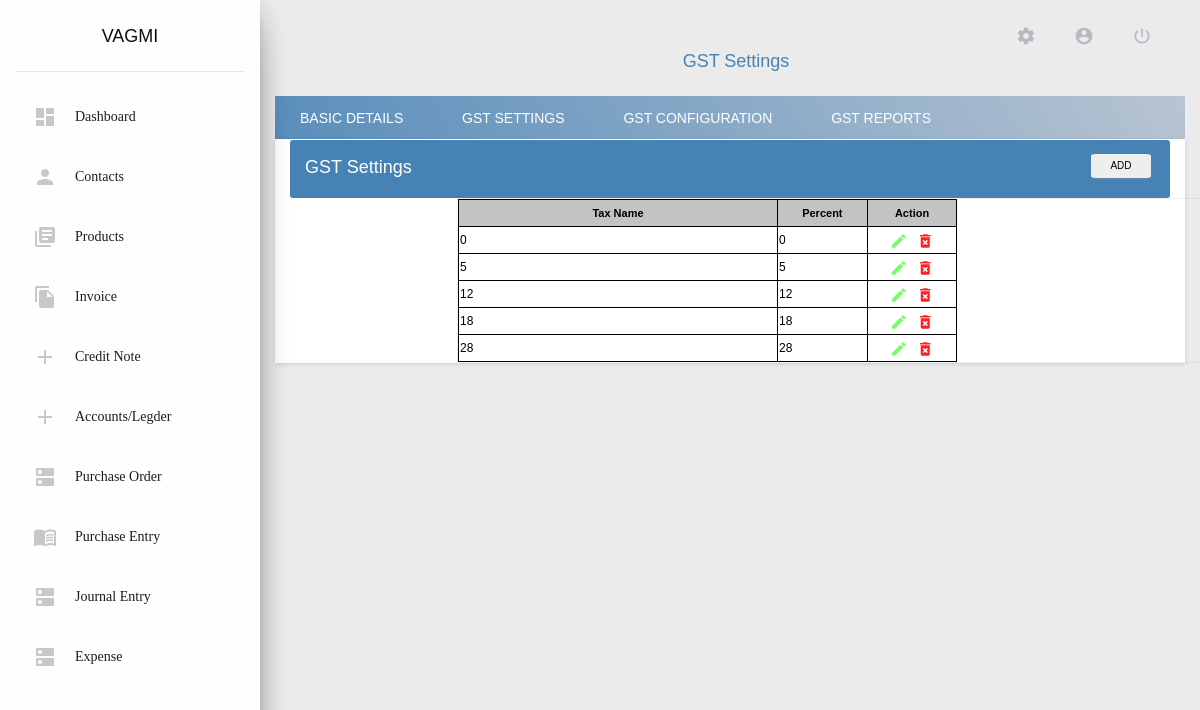
The app's page /profile/gst_settings/ (signed in) with its own data.
### app/models/users_model.py (models this page shows)
class OrganisationGSTSettings(models.Model):
    user = models.ForeignKey(
        User,
        db_index = True,
        on_delete = models.CASCADE,
        null = True,
        blank = True,
    )
    taxname = models.CharField(
        blank = True,
        null = True,
        max_length = 100,
    )
    taxname_percent = models.CharField(
        blank = True,
        null = True,
        default = 0,
        max_length=8,
    )

### app/views/profile.py (the view, shortened to what this page needs)
# urls.py: path('profile/gst_settings/', never_cache(login_required(profile.GSTSettingsView.as_view())), name = 'gst_settings'),
class GSTSettingsView(View):
    template_name = 'app/app_files/profile_manager/index.html'
    data = defaultdict()
    data["view"] = ""
    data["contacts"] = {}
    data["active_link"] = 'Profile'
    data["breadcrumb_title"] = 'GST Settings'
    data["css_files"] = []
    data["js_files"] = ['custom_files/js/profile.js']
    data["included_template"] = 'app/app_files/profile_manager/gst_settings.html'
    def get(self, request):
        self.data["org_add_form"] = tax_form.OrganisationGSTSettingsForm()
        self.data["org_add_composite_form"] = tax_form.OrganisationCompositeGSTSettingsForm()
        organisation = users_model.Organisations.objects.get(user = request.user)
        composite = users_model.User_Tax_Details.objects.filter(is_organisation = True,organisation = organisation,gst_reg_type = 8).exists()
        self.data['composite'] = composite
        org = users_model.OrganisationGSTSettings.objects.filter(user=request.user)
        org_composite = users_model.OrganisationCompositeGSTSettings.objects.filter(user=request.user)
        self.data["edit_form"] = []
        self.data["edit_composite_form"] = []
        for i in range(org.count()):
            self.data["edit_form"].append(tax_form.OrganisationGSTSettingsForm(instance = org[i], prefix="form_{}".format(org[i].id)))
        for i in range(org_composite.count()):
            self.data["edit_composite_form"].append(tax_form.OrganisationCompositeGSTSettingsForm(instance = org_composite[i], prefix="form_{}".format(org_composite[i].id)))
        self.data["org_gst_details"] = org
        self.data["org_composite_gst_details"] = org_composite
        return render(request, self.template_name, self.data)

### app/templatetags/common_filters.py (called while the page is built)
@register.simple_tag
def load_css_files(scripts = list()):
    html = []
    for script in scripts:
        html.append('<link rel="stylesheet" href="'+settings.STATIC_URL+script+'"/>')
    return safestring.mark_safe(''.join(html))

@register.simple_tag
def load_javascript_files(scripts = list()):
    html = []
    for script in scripts:
        html.append('<script src="'+settings.STATIC_URL+script+'"></script>')
    return safestring.mark_safe(''.join(html))

### app/templates/app/app_files/profile_manager/index.html (shortened to what this page needs)
{% extends 'app/base/base.html' %}
{% load static %}
{% load common_filters %}
{% load pagination %}
{% block content %}
<div class="tab-content" style="padding:0px; background: linear-gradient(60deg,#598ebb,#b8c4d2);">
    <ul style="list-style:none; margin:0px; color:#FFFFFF; padding:0px;" class="nav nav-tabs" role="tablist">
        <li class="nav-item" style="float:left;padding:0px 10px;" >
            <a  class="nav-link " href="{% url 'profile' %}" style="color:#FFFFFF; text-decoration:none; font-size: 14px;" title="" role="tab" aria-selected="true">Basic Details
            </a>
        </li>
         <li class="nav-item" style="float:left;padding:0px 10px;" class="nav nav-tabs" role="tablist">
            <a  class="nav-link " href="{% url 'gst_settings' %}" style="color:#FFFFFF; text-decoration:none; font-size: 14px;" title="">GST Settings
            </a>
        </li>
        <li class="nav-item" style="float:left;padding:0px 10px;" class="nav nav-tabs" role="tablist">
            <a class="nav-link " href="{% url 'gst_configuration' %}" style="color:#FFFFFF; text-decoration:none; font-size: 14px;" title=""> GST Configuration
            </a>
        </li>
        <li class="nav-item" style="float:left;padding:0px 10px;" class="nav nav-tabs" role="tablist">
            <a class="nav-link " href="{% url 'gst_ledger_reports' %}" style="color:#FFFFFF; text-decoration:none; font-size: 14px;" title=""> GST Reports
            </a>
        </li>
    </ul>
</div>
<div class="container">
    {% include included_template %}
</div>
{% endblock %}

### app/templates/app/app_files/profile_manager/gst_settings.html (shortened to what this page needs)
 <div class="row">
    <div class="col-lg-12" style="padding:0px">
        <div class="card">
            <div class="card-header card-header-primary" style="margin-top:1px;">
                <h4 class="card-title">
                    GST Settings
                    <span data-toggle="modal" data-target="#add_gst_settings_modal" title="Add New" class="pull-right" style="margin-right:65px; cursor:pointer">
                        <button class="btn  mr-2" style="font-size:10px; color: #000000; background: #EEEEEE; line-height: 22px; padding: 1px 3px; border-radius: 8%; margin-top: -1px; position: absolute; float:right;width:60px;">Add</button>
                    </span>
                </h4>
            </div>
            <div class="card-body">
                <table class="table-responsive table-bordered" style="margin-left: 20%;">
                    <tbody style="width:55%; display:inline-table;">
                        <tr style="width:100%; background-color: #c3c3c3; color:#000000; font-size:11px; font-weight:bold;">
                            <td class="text-center" style="width: 32%;border: 1px solid black;color: black;">Tax Name</td>
                            <td class="text-center" style="width: 9%;border: 1px solid black;color: black;">Percent</td>
							<td class="text-center" style="width: 9%;border: 1px solid black;color: black;">Action</td>
						</tr>
						{% for org in org_gst_details %}
							<tr id="table-{{forloop.counter}}" style="font-size:12px">
								<td style="vertical-align: bottom;border: 1px solid black;color: black;">
									{{ org.taxname|default_if_none:""|truncatechars:25 }}
								</td>
								<td style="vertical-align: bottom;border: 1px solid black;color: black;">
									{{ org.taxname_percent|default_if_none:"" }}
								</td>
								<td class="text-center" style="vertical-align: bottom;border: 1px solid black;color: black;">
									<i data-toggle="modal" data-target="#edit_gst_settings_modal_{{forloop.counter}}" title="Edit" class="material-icons" style="cursor:pointer; font-size:18px; color:#74ff63; position:relative; vertical-align:middle;">create</i>
									<i data-toggle="modal" data-target="#del_basic_tax{{forloop.counter}}" style="cursor:pointer; font-size:18px; color:#ff1f1f; margin-left:5px; position:relative; vertical-align:middle;" title="Delete" class="material-icons">delete_forever</i>
								</td>
                            </tr>
						{% endfor %}
					</tbody>
				</table>
            </div>
		</div>
	</div>
</div>

### app/static/custom_files/css/common.css (style rules this page uses)
.dark-edition .card .card-header-primary .card-icon, .dark-edition .card .card-header-primary .card-text, .dark-edition .card .card-header-primary:not(.card-header-icon):not(.card-header-text), .dark-edition .card.bg-primary, .dark-edition .card.card-rotate.bg-primary .front, .dark-edition .card.card-rotate.bg-primary .back { background: #4682B4 !important; }
body { background-color: #EBEBEB !important; }
@media (min-width: 1200px) { .container { width:100% !important; } }
.card-body { padding:0px !important; border-radius: 1px !important; background-color: #fff !important; }
.card { border-radius: 0px; margin-top: 0px; }
.col-lg-12 { padding-left: 0px; padding-right: 0px; }

### records on screen
OrganisationGSTSettings: taxname "0", taxname_percent "0"
OrganisationGSTSettings: taxname "5", taxname_percent "5"
OrganisationGSTSettings: taxname "12", taxname_percent "12"
OrganisationGSTSettings: taxname "18", taxname_percent "18"
OrganisationGSTSettings: taxname "28", taxname_percent "28"

### other values on screen
{{ breadcrumb_title }} "GST Settings"
